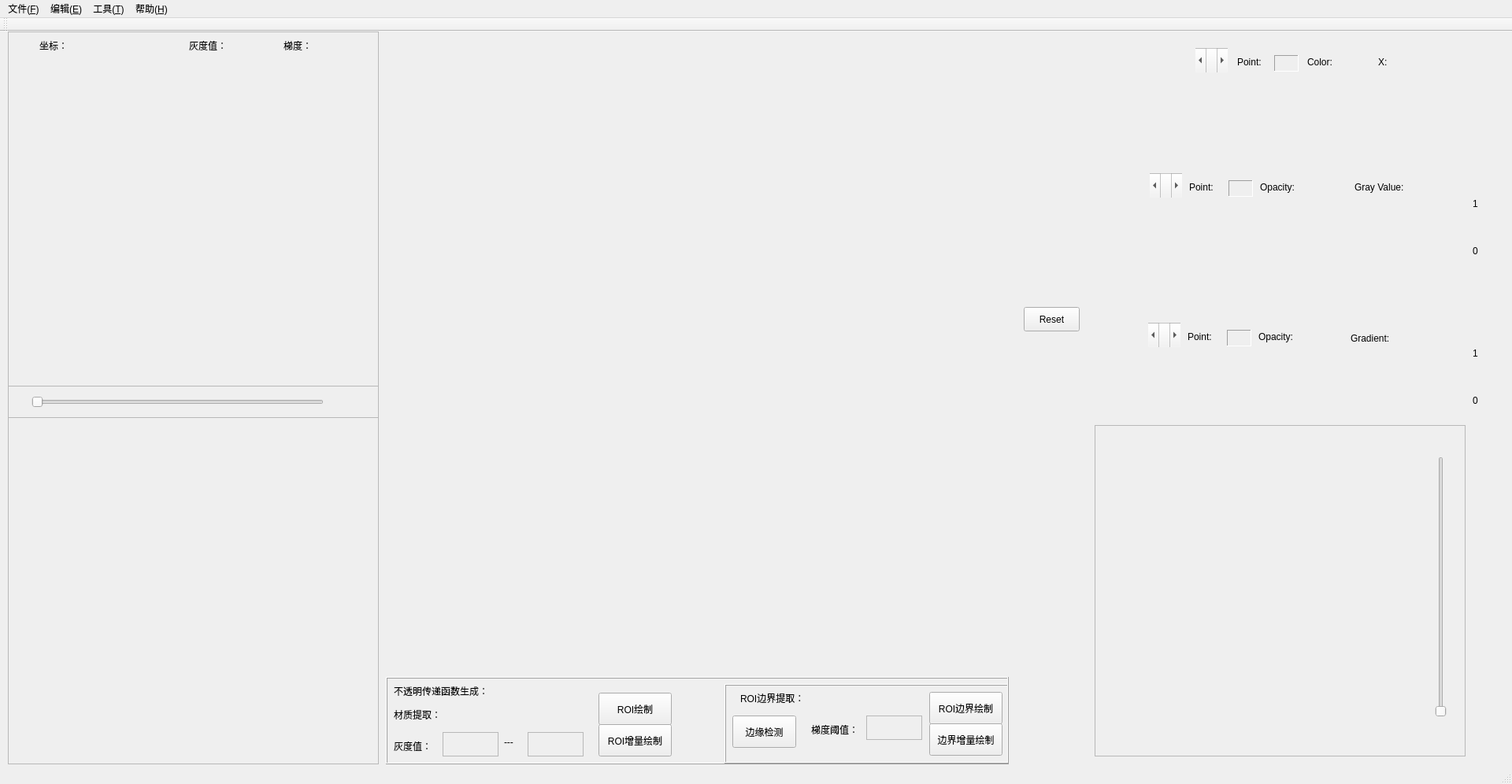
<?xml version="1.0" encoding="UTF-8"?>
<ui version="4.0">
 <class>MainWindow</class>
 <widget class="QMainWindow" name="MainWindow">
  <property name="geometry">
   <rect>
    <x>0</x>
    <y>0</y>
    <width>1920</width>
    <height>996</height>
   </rect>
  </property>
  <property name="windowTitle">
   <string>MainWindow</string>
  </property>
  <widget class="QWidget" name="centralWidget">
   <widget class="QVTKWidget" name="volumeRenderWidget">
    <property name="geometry">
     <rect>
      <x>490</x>
      <y>10</y>
      <width>791</width>
      <height>791</height>
     </rect>
    </property>
   </widget>
   <widget class="QWidget" name="opacitytf_widget" native="true">
    <property name="geometry">
     <rect>
      <x>1300</x>
      <y>160</y>
      <width>601</width>
      <height>151</height>
     </rect>
    </property>
    <property name="focusPolicy">
     <enum>Qt::ClickFocus</enum>
    </property>
    <widget class="QFrame" name="opacitytf_bar">
     <property name="geometry">
      <rect>
       <x>0</x>
       <y>50</y>
       <width>581</width>
       <height>81</height>
      </rect>
     </property>
     <property name="focusPolicy">
      <enum>Qt::ClickFocus</enum>
     </property>
     <property name="frameShape">
      <enum>QFrame::NoFrame</enum>
     </property>
     <property name="frameShadow">
      <enum>QFrame::Raised</enum>
     </property>
    </widget>
    <widget class="QScrollBar" name="opacitytf_verticalScrollBar">
     <property name="geometry">
      <rect>
       <x>160</x>
       <y>20</y>
       <width>41</width>
       <height>31</height>
      </rect>
     </property>
     <property name="orientation">
      <enum>Qt::Horizontal</enum>
     </property>
    </widget>
    <widget class="QLabel" name="opacitytf_point_label">
     <property name="geometry">
      <rect>
       <x>210</x>
       <y>30</y>
       <width>51</width>
       <height>16</height>
      </rect>
     </property>
     <property name="text">
      <string>Point:</string>
     </property>
    </widget>
    <widget class="QLabel" name="opacitytf_curbp_idx_label">
     <property name="geometry">
      <rect>
       <x>260</x>
       <y>29</y>
       <width>31</width>
       <height>21</height>
      </rect>
     </property>
     <property name="frameShape">
      <enum>QFrame::Panel</enum>
     </property>
     <property name="frameShadow">
      <enum>QFrame::Sunken</enum>
     </property>
     <property name="text">
      <string/>
     </property>
    </widget>
    <widget class="QLabel" name="opacitytf_opacity_label">
     <property name="geometry">
      <rect>
       <x>300</x>
       <y>30</y>
       <width>61</width>
       <height>16</height>
      </rect>
     </property>
     <property name="text">
      <string>Opacity:</string>
     </property>
    </widget>
    <widget class="QLabel" name="opacitytf_curbp_opacity_label">
     <property name="geometry">
      <rect>
       <x>362</x>
       <y>28</y>
       <width>51</width>
       <height>21</height>
      </rect>
     </property>
     <property name="text">
      <string/>
     </property>
    </widget>
    <widget class="QLabel" name="opacitytf_x_label">
     <property name="geometry">
      <rect>
       <x>420</x>
       <y>30</y>
       <width>91</width>
       <height>16</height>
      </rect>
     </property>
     <property name="text">
      <string>Gray Value:</string>
     </property>
    </widget>
    <widget class="QLabel" name="opacitytf_curbp_x_label">
     <property name="geometry">
      <rect>
       <x>510</x>
       <y>30</y>
       <width>51</width>
       <height>16</height>
      </rect>
     </property>
     <property name="text">
      <string/>
     </property>
    </widget>
    <widget class="QLabel" name="opacitytf_min_label">
     <property name="geometry">
      <rect>
       <x>0</x>
       <y>126</y>
       <width>71</width>
       <height>16</height>
      </rect>
     </property>
     <property name="text">
      <string/>
     </property>
    </widget>
    <widget class="QLabel" name="opacitytf_max_label">
     <property name="geometry">
      <rect>
       <x>520</x>
       <y>126</y>
       <width>61</width>
       <height>16</height>
      </rect>
     </property>
     <property name="text">
      <string/>
     </property>
    </widget>
    <widget class="QLabel" name="label">
     <property name="geometry">
      <rect>
       <x>570</x>
       <y>111</y>
       <width>16</width>
       <height>16</height>
      </rect>
     </property>
     <property name="text">
      <string>0</string>
     </property>
    </widget>
    <widget class="QLabel" name="label_2">
     <property name="geometry">
      <rect>
       <x>570</x>
       <y>51</y>
       <width>16</width>
       <height>16</height>
      </rect>
     </property>
     <property name="text">
      <string>1</string>
     </property>
    </widget>
   </widget>
   <widget class="QWidget" name="colortf_widget" native="true">
    <property name="geometry">
     <rect>
      <x>1300</x>
      <y>1</y>
      <width>601</width>
      <height>131</height>
     </rect>
    </property>
    <property name="focusPolicy">
     <enum>Qt::ClickFocus</enum>
    </property>
    <widget class="QLabel" name="colortf_min_label">
     <property name="geometry">
      <rect>
       <x>0</x>
       <y>110</y>
       <width>71</width>
       <height>16</height>
      </rect>
     </property>
     <property name="inputMethodHints">
      <set>Qt::ImhDigitsOnly</set>
     </property>
     <property name="text">
      <string/>
     </property>
    </widget>
    <widget class="QLabel" name="colortf_max_label">
     <property name="geometry">
      <rect>
       <x>520</x>
       <y>110</y>
       <width>61</width>
       <height>16</height>
      </rect>
     </property>
     <property name="inputMethodHints">
      <set>Qt::ImhDigitsOnly</set>
     </property>
     <property name="text">
      <string/>
     </property>
    </widget>
    <widget class="QFrame" name="colortf_bar">
     <property name="geometry">
      <rect>
       <x>0</x>
       <y>60</y>
       <width>581</width>
       <height>51</height>
      </rect>
     </property>
     <property name="focusPolicy">
      <enum>Qt::ClickFocus</enum>
     </property>
     <property name="frameShape">
      <enum>QFrame::NoFrame</enum>
     </property>
     <property name="frameShadow">
      <enum>QFrame::Raised</enum>
     </property>
    </widget>
    <widget class="QLabel" name="colortf_x_label">
     <property name="geometry">
      <rect>
       <x>450</x>
       <y>30</y>
       <width>16</width>
       <height>16</height>
      </rect>
     </property>
     <property name="text">
      <string>X:</string>
     </property>
    </widget>
    <widget class="QLabel" name="colortf_curbp_color_label">
     <property name="geometry">
      <rect>
       <x>410</x>
       <y>23</y>
       <width>31</width>
       <height>31</height>
      </rect>
     </property>
     <property name="focusPolicy">
      <enum>Qt::ClickFocus</enum>
     </property>
     <property name="text">
      <string/>
     </property>
    </widget>
    <widget class="QLabel" name="colortf_color_label">
     <property name="geometry">
      <rect>
       <x>360</x>
       <y>30</y>
       <width>51</width>
       <height>16</height>
      </rect>
     </property>
     <property name="text">
      <string>Color:</string>
     </property>
    </widget>
    <widget class="QLabel" name="colortf_point_label">
     <property name="geometry">
      <rect>
       <x>271</x>
       <y>30</y>
       <width>51</width>
       <height>16</height>
      </rect>
     </property>
     <property name="text">
      <string>Point:</string>
     </property>
    </widget>
    <widget class="QScrollBar" name="colortf_verticalScrollBar">
     <property name="geometry">
      <rect>
       <x>218</x>
       <y>20</y>
       <width>41</width>
       <height>31</height>
      </rect>
     </property>
     <property name="cursor">
      <cursorShape>ArrowCursor</cursorShape>
     </property>
     <property name="toolTip">
      <string notr="true"/>
     </property>
     <property name="orientation">
      <enum>Qt::Horizontal</enum>
     </property>
    </widget>
    <widget class="QLabel" name="colortf_curbp_idx_label">
     <property name="geometry">
      <rect>
       <x>318</x>
       <y>29</y>
       <width>31</width>
       <height>21</height>
      </rect>
     </property>
     <property name="frameShape">
      <enum>QFrame::Panel</enum>
     </property>
     <property name="frameShadow">
      <enum>QFrame::Sunken</enum>
     </property>
     <property name="text">
      <string/>
     </property>
    </widget>
    <widget class="QLabel" name="colortf_curbp_x_label">
     <property name="geometry">
      <rect>
       <x>470</x>
       <y>30</y>
       <width>72</width>
       <height>16</height>
      </rect>
     </property>
     <property name="text">
      <string/>
     </property>
    </widget>
   </widget>
   <widget class="QFrame" name="bound_extraction_frame">
    <property name="geometry">
     <rect>
      <x>490</x>
      <y>820</y>
      <width>791</width>
      <height>111</height>
     </rect>
    </property>
    <property name="frameShape">
     <enum>QFrame::Box</enum>
    </property>
    <property name="frameShadow">
     <enum>QFrame::Raised</enum>
    </property>
    <widget class="QLabel" name="label_9">
     <property name="geometry">
      <rect>
       <x>10</x>
       <y>10</y>
       <width>151</width>
       <height>16</height>
      </rect>
     </property>
     <property name="text">
      <string>不透明传递函数生成：</string>
     </property>
    </widget>
    <widget class="QPushButton" name="roi_render_button">
     <property name="geometry">
      <rect>
       <x>270</x>
       <y>20</y>
       <width>93</width>
       <height>41</height>
      </rect>
     </property>
     <property name="text">
      <string>ROI绘制</string>
     </property>
    </widget>
    <widget class="QTextEdit" name="roi_minGv_label">
     <property name="enabled">
      <bool>false</bool>
     </property>
     <property name="geometry">
      <rect>
       <x>72</x>
       <y>70</y>
       <width>71</width>
       <height>31</height>
      </rect>
     </property>
    </widget>
    <widget class="QTextEdit" name="roi_maxGv_label">
     <property name="enabled">
      <bool>false</bool>
     </property>
     <property name="geometry">
      <rect>
       <x>180</x>
       <y>70</y>
       <width>71</width>
       <height>31</height>
      </rect>
     </property>
    </widget>
    <widget class="QLabel" name="label_12">
     <property name="geometry">
      <rect>
       <x>150</x>
       <y>75</y>
       <width>31</width>
       <height>16</height>
      </rect>
     </property>
     <property name="text">
      <string>---</string>
     </property>
    </widget>
    <widget class="QLabel" name="label_11">
     <property name="geometry">
      <rect>
       <x>10</x>
       <y>40</y>
       <width>72</width>
       <height>15</height>
      </rect>
     </property>
     <property name="text">
      <string>材质提取：</string>
     </property>
    </widget>
    <widget class="QLabel" name="label_10">
     <property name="geometry">
      <rect>
       <x>10</x>
       <y>80</y>
       <width>61</width>
       <height>16</height>
      </rect>
     </property>
     <property name="text">
      <string>灰度值：</string>
     </property>
    </widget>
    <widget class="QFrame" name="frame">
     <property name="geometry">
      <rect>
       <x>430</x>
       <y>9</y>
       <width>361</width>
       <height>101</height>
      </rect>
     </property>
     <property name="frameShape">
      <enum>QFrame::Box</enum>
     </property>
     <property name="frameShadow">
      <enum>QFrame::Raised</enum>
     </property>
     <widget class="QLabel" name="label_4">
      <property name="geometry">
       <rect>
        <x>20</x>
        <y>10</y>
        <width>101</width>
        <height>16</height>
       </rect>
      </property>
      <property name="text">
       <string>ROI边界提取：</string>
      </property>
     </widget>
     <widget class="QLabel" name="label_6">
      <property name="geometry">
       <rect>
        <x>110</x>
        <y>50</y>
        <width>72</width>
        <height>15</height>
       </rect>
      </property>
      <property name="text">
       <string>梯度阈值：</string>
      </property>
     </widget>
     <widget class="QTextEdit" name="roiBound_thresh_label">
      <property name="enabled">
       <bool>false</bool>
      </property>
      <property name="geometry">
       <rect>
        <x>180</x>
        <y>40</y>
        <width>71</width>
        <height>31</height>
       </rect>
      </property>
     </widget>
     <widget class="QPushButton" name="roiBound_render_button">
      <property name="geometry">
       <rect>
        <x>260</x>
        <y>10</y>
        <width>93</width>
        <height>41</height>
       </rect>
      </property>
      <property name="text">
       <string>ROI边界绘制</string>
      </property>
     </widget>
     <widget class="QPushButton" name="bound_extraction_button">
      <property name="geometry">
       <rect>
        <x>10</x>
        <y>40</y>
        <width>81</width>
        <height>41</height>
       </rect>
      </property>
      <property name="text">
       <string>边缘检测</string>
      </property>
     </widget>
     <widget class="QPushButton" name="roiBound_render_button_2">
      <property name="geometry">
       <rect>
        <x>260</x>
        <y>50</y>
        <width>93</width>
        <height>41</height>
       </rect>
      </property>
      <property name="text">
       <string>边界增量绘制</string>
      </property>
     </widget>
    </widget>
    <widget class="QPushButton" name="roi_render_button_2">
     <property name="geometry">
      <rect>
       <x>270</x>
       <y>60</y>
       <width>93</width>
       <height>41</height>
      </rect>
     </property>
     <property name="text">
      <string>ROI增量绘制</string>
     </property>
    </widget>
   </widget>
   <widget class="QWidget" name="gradienttf_widget" native="true">
    <property name="geometry">
     <rect>
      <x>1300</x>
      <y>350</y>
      <width>601</width>
      <height>151</height>
     </rect>
    </property>
    <property name="focusPolicy">
     <enum>Qt::ClickFocus</enum>
    </property>
    <widget class="QFrame" name="gradienttf_bar">
     <property name="geometry">
      <rect>
       <x>0</x>
       <y>50</y>
       <width>581</width>
       <height>81</height>
      </rect>
     </property>
     <property name="focusPolicy">
      <enum>Qt::ClickFocus</enum>
     </property>
     <property name="frameShape">
      <enum>QFrame::NoFrame</enum>
     </property>
     <property name="frameShadow">
      <enum>QFrame::Raised</enum>
     </property>
    </widget>
    <widget class="QScrollBar" name="gradienttf_verticalScrollBar">
     <property name="geometry">
      <rect>
       <x>158</x>
       <y>20</y>
       <width>41</width>
       <height>31</height>
      </rect>
     </property>
     <property name="orientation">
      <enum>Qt::Horizontal</enum>
     </property>
    </widget>
    <widget class="QLabel" name="gradienttf_point_label">
     <property name="geometry">
      <rect>
       <x>208</x>
       <y>30</y>
       <width>51</width>
       <height>16</height>
      </rect>
     </property>
     <property name="text">
      <string>Point:</string>
     </property>
    </widget>
    <widget class="QLabel" name="gradienttf_curbp_idx_label">
     <property name="geometry">
      <rect>
       <x>258</x>
       <y>29</y>
       <width>31</width>
       <height>21</height>
      </rect>
     </property>
     <property name="frameShape">
      <enum>QFrame::Panel</enum>
     </property>
     <property name="frameShadow">
      <enum>QFrame::Sunken</enum>
     </property>
     <property name="text">
      <string/>
     </property>
    </widget>
    <widget class="QLabel" name="gradienttf_opacity_label">
     <property name="geometry">
      <rect>
       <x>298</x>
       <y>30</y>
       <width>61</width>
       <height>16</height>
      </rect>
     </property>
     <property name="text">
      <string>Opacity:</string>
     </property>
    </widget>
    <widget class="QLabel" name="gradienttf_curbp_gradient_label">
     <property name="geometry">
      <rect>
       <x>360</x>
       <y>28</y>
       <width>41</width>
       <height>21</height>
      </rect>
     </property>
     <property name="text">
      <string/>
     </property>
    </widget>
    <widget class="QLabel" name="gradienttf_x_label">
     <property name="geometry">
      <rect>
       <x>415</x>
       <y>30</y>
       <width>71</width>
       <height>20</height>
      </rect>
     </property>
     <property name="text">
      <string>Gradient:</string>
     </property>
    </widget>
    <widget class="QLabel" name="gradienttf_curbp_x_label">
     <property name="geometry">
      <rect>
       <x>490</x>
       <y>30</y>
       <width>51</width>
       <height>16</height>
      </rect>
     </property>
     <property name="text">
      <string/>
     </property>
    </widget>
    <widget class="QLabel" name="gradienttf_min_label">
     <property name="geometry">
      <rect>
       <x>0</x>
       <y>126</y>
       <width>71</width>
       <height>16</height>
      </rect>
     </property>
     <property name="text">
      <string/>
     </property>
    </widget>
    <widget class="QLabel" name="gradienttf_max_label">
     <property name="geometry">
      <rect>
       <x>520</x>
       <y>126</y>
       <width>61</width>
       <height>16</height>
      </rect>
     </property>
     <property name="text">
      <string/>
     </property>
    </widget>
    <widget class="QLabel" name="label_17">
     <property name="geometry">
      <rect>
       <x>570</x>
       <y>111</y>
       <width>16</width>
       <height>16</height>
      </rect>
     </property>
     <property name="text">
      <string>0</string>
     </property>
    </widget>
    <widget class="QLabel" name="label_18">
     <property name="geometry">
      <rect>
       <x>570</x>
       <y>51</y>
       <width>16</width>
       <height>16</height>
      </rect>
     </property>
     <property name="text">
      <string>1</string>
     </property>
    </widget>
    <widget class="QPushButton" name="gradient_reset_button">
     <property name="geometry">
      <rect>
       <x>0</x>
       <y>0</y>
       <width>71</width>
       <height>31</height>
      </rect>
     </property>
     <property name="text">
      <string>Reset</string>
     </property>
    </widget>
   </widget>
   <widget class="QFrame" name="dicom_frame">
    <property name="geometry">
     <rect>
      <x>10</x>
      <y>0</y>
      <width>471</width>
      <height>451</height>
     </rect>
    </property>
    <property name="frameShape">
     <enum>QFrame::StyledPanel</enum>
    </property>
    <property name="frameShadow">
     <enum>QFrame::Raised</enum>
    </property>
    <widget class="QLabel" name="label_5">
     <property name="geometry">
      <rect>
       <x>230</x>
       <y>10</y>
       <width>51</width>
       <height>16</height>
      </rect>
     </property>
     <property name="text">
      <string>灰度值：</string>
     </property>
    </widget>
    <widget class="QLabel" name="dicom_coords_label">
     <property name="geometry">
      <rect>
       <x>81</x>
       <y>10</y>
       <width>141</width>
       <height>16</height>
      </rect>
     </property>
     <property name="text">
      <string/>
     </property>
    </widget>
    <widget class="QVTKWidget" name="dicom_widget">
     <property name="geometry">
      <rect>
       <x>30</x>
       <y>30</y>
       <width>411</width>
       <height>411</height>
      </rect>
     </property>
    </widget>
    <widget class="QLabel" name="dicom_gray_label">
     <property name="geometry">
      <rect>
       <x>280</x>
       <y>10</y>
       <width>61</width>
       <height>16</height>
      </rect>
     </property>
     <property name="text">
      <string/>
     </property>
    </widget>
    <widget class="QLabel" name="label_7">
     <property name="geometry">
      <rect>
       <x>350</x>
       <y>10</y>
       <width>41</width>
       <height>16</height>
      </rect>
     </property>
     <property name="text">
      <string>梯度：</string>
     </property>
    </widget>
    <widget class="QLabel" name="dicom_mag_label">
     <property name="geometry">
      <rect>
       <x>390</x>
       <y>10</y>
       <width>61</width>
       <height>16</height>
      </rect>
     </property>
     <property name="text">
      <string/>
     </property>
    </widget>
    <widget class="QLabel" name="label_3">
     <property name="geometry">
      <rect>
       <x>40</x>
       <y>10</y>
       <width>41</width>
       <height>16</height>
      </rect>
     </property>
     <property name="text">
      <string>坐标：</string>
     </property>
    </widget>
   </widget>
   <widget class="QFrame" name="bound_frame">
    <property name="geometry">
     <rect>
      <x>1390</x>
      <y>500</y>
      <width>471</width>
      <height>421</height>
     </rect>
    </property>
    <property name="frameShape">
     <enum>QFrame::StyledPanel</enum>
    </property>
    <property name="frameShadow">
     <enum>QFrame::Raised</enum>
    </property>
    <widget class="QVTKWidget" name="bound_widget">
     <property name="geometry">
      <rect>
       <x>0</x>
       <y>5</y>
       <width>411</width>
       <height>411</height>
      </rect>
     </property>
    </widget>
    <widget class="QLabel" name="magnitude_cur_label">
     <property name="geometry">
      <rect>
       <x>420</x>
       <y>400</y>
       <width>41</width>
       <height>16</height>
      </rect>
     </property>
     <property name="text">
      <string/>
     </property>
    </widget>
    <widget class="QLabel" name="magnitude_max_label">
     <property name="geometry">
      <rect>
       <x>420</x>
       <y>20</y>
       <width>41</width>
       <height>16</height>
      </rect>
     </property>
     <property name="text">
      <string/>
     </property>
    </widget>
    <widget class="QLabel" name="magnitude_min_label">
     <property name="geometry">
      <rect>
       <x>420</x>
       <y>370</y>
       <width>41</width>
       <height>16</height>
      </rect>
     </property>
     <property name="text">
      <string/>
     </property>
    </widget>
    <widget class="QSlider" name="magnitude_thresh_slider">
     <property name="geometry">
      <rect>
       <x>430</x>
       <y>40</y>
       <width>20</width>
       <height>331</height>
      </rect>
     </property>
     <property name="orientation">
      <enum>Qt::Vertical</enum>
     </property>
    </widget>
   </widget>
   <widget class="QFrame" name="roi_frame">
    <property name="geometry">
     <rect>
      <x>10</x>
      <y>490</y>
      <width>471</width>
      <height>441</height>
     </rect>
    </property>
    <property name="frameShape">
     <enum>QFrame::StyledPanel</enum>
    </property>
    <property name="frameShadow">
     <enum>QFrame::Raised</enum>
    </property>
    <widget class="QVTKWidget" name="roi_widget">
     <property name="geometry">
      <rect>
       <x>30</x>
       <y>0</y>
       <width>411</width>
       <height>411</height>
      </rect>
     </property>
    </widget>
    <widget class="RangeSlider" name="roi_range_slider" native="true">
     <property name="geometry">
      <rect>
       <x>40</x>
       <y>415</y>
       <width>384</width>
       <height>21</height>
      </rect>
     </property>
    </widget>
    <widget class="QLabel" name="roi_min_label">
     <property name="geometry">
      <rect>
       <x>0</x>
       <y>415</y>
       <width>41</width>
       <height>20</height>
      </rect>
     </property>
     <property name="text">
      <string/>
     </property>
    </widget>
    <widget class="QLabel" name="roi_max_label">
     <property name="geometry">
      <rect>
       <x>428</x>
       <y>415</y>
       <width>41</width>
       <height>20</height>
      </rect>
     </property>
     <property name="text">
      <string/>
     </property>
    </widget>
   </widget>
   <widget class="QFrame" name="series_slider_frame">
    <property name="geometry">
     <rect>
      <x>10</x>
      <y>450</y>
      <width>471</width>
      <height>41</height>
     </rect>
    </property>
    <property name="frameShape">
     <enum>QFrame::StyledPanel</enum>
    </property>
    <property name="frameShadow">
     <enum>QFrame::Raised</enum>
    </property>
    <widget class="QSlider" name="dicom_series_slider">
     <property name="geometry">
      <rect>
       <x>30</x>
       <y>10</y>
       <width>371</width>
       <height>21</height>
      </rect>
     </property>
     <property name="orientation">
      <enum>Qt::Horizontal</enum>
     </property>
    </widget>
    <widget class="QLabel" name="slider_max_label">
     <property name="geometry">
      <rect>
       <x>400</x>
       <y>12</y>
       <width>31</width>
       <height>16</height>
      </rect>
     </property>
     <property name="text">
      <string/>
     </property>
     <property name="alignment">
      <set>Qt::AlignCenter</set>
     </property>
    </widget>
    <widget class="QLabel" name="slider_min_label">
     <property name="geometry">
      <rect>
       <x>5</x>
       <y>12</y>
       <width>23</width>
       <height>16</height>
      </rect>
     </property>
     <property name="text">
      <string/>
     </property>
    </widget>
    <widget class="QLabel" name="slider_cur_label">
     <property name="geometry">
      <rect>
       <x>440</x>
       <y>12</y>
       <width>31</width>
       <height>16</height>
      </rect>
     </property>
     <property name="text">
      <string/>
     </property>
    </widget>
   </widget>
  </widget>
  <widget class="QMenuBar" name="menuBar">
   <property name="geometry">
    <rect>
     <x>0</x>
     <y>0</y>
     <width>1920</width>
     <height>26</height>
    </rect>
   </property>
   <widget class="QMenu" name="menuFiles">
    <property name="title">
     <string>文件(&amp;F)</string>
    </property>
    <widget class="QMenu" name="menuSave_as">
     <property name="title">
      <string>Save as</string>
     </property>
     <addaction name="actionSaveAsSTL"/>
    </widget>
    <addaction name="actionOpenFolder"/>
    <addaction name="menuSave_as"/>
   </widget>
   <widget class="QMenu" name="menuSetting">
    <property name="title">
     <string>工具(&amp;T)</string>
    </property>
    <widget class="QMenu" name="menuRenderStyles">
     <property name="title">
      <string>RenderStyles</string>
     </property>
     <addaction name="actionBoneStyle"/>
     <addaction name="actionBone2Style"/>
     <addaction name="actionSkinStyle"/>
     <addaction name="actionMuscleStyle"/>
    </widget>
    <widget class="QMenu" name="menuMapper">
     <property name="title">
      <string>Mapper</string>
     </property>
     <addaction name="actionRayCastMapper"/>
     <addaction name="actionSmartMapper"/>
    </widget>
    <addaction name="menuRenderStyles"/>
    <addaction name="actionBgColor"/>
    <addaction name="menuMapper"/>
   </widget>
   <widget class="QMenu" name="menu_E">
    <property name="title">
     <string>编辑(&amp;E)</string>
    </property>
   </widget>
   <widget class="QMenu" name="menu_H">
    <property name="title">
     <string>帮助(&amp;H)</string>
    </property>
   </widget>
   <addaction name="menuFiles"/>
   <addaction name="menu_E"/>
   <addaction name="menuSetting"/>
   <addaction name="menu_H"/>
  </widget>
  <widget class="QToolBar" name="mainToolBar">
   <attribute name="toolBarArea">
    <enum>TopToolBarArea</enum>
   </attribute>
   <attribute name="toolBarBreak">
    <bool>false</bool>
   </attribute>
  </widget>
  <widget class="QStatusBar" name="statusBar"/>
  <action name="actionOpenFolder">
   <property name="text">
    <string>OpenFolder</string>
   </property>
  </action>
  <action name="actionBgColor">
   <property name="text">
    <string>BgColor</string>
   </property>
  </action>
  <action name="actionBoneStyle">
   <property name="text">
    <string>Bone</string>
   </property>
  </action>
  <action name="actionBone2Style">
   <property name="text">
    <string>Bone2</string>
   </property>
  </action>
  <action name="actionSkinStyle">
   <property name="text">
    <string>Skin</string>
   </property>
  </action>
  <action name="actionMuscleStyle">
   <property name="text">
    <string>Muscle</string>
   </property>
  </action>
  <action name="actionRayCastMapper">
   <property name="text">
    <string>RayCastGPU</string>
   </property>
  </action>
  <action name="actionSmartMapper">
   <property name="text">
    <string>SmartMethod</string>
   </property>
  </action>
  <action name="actionSaveAsSTL">
   <property name="text">
    <string>STL</string>
   </property>
  </action>
 </widget>
 <layoutdefault spacing="3" margin="11"/>
 <customwidgets>
  <customwidget>
   <class>QVTKWidget</class>
   <extends>QWidget</extends>
   <header>QVTKWidget.h</header>
  </customwidget>
  <customwidget>
   <class>RangeSlider</class>
   <extends>QWidget</extends>
   <header>Rangeslider.h</header>
   <container>1</container>
  </customwidget>
 </customwidgets>
 <resources/>
 <connections/>
</ui>
